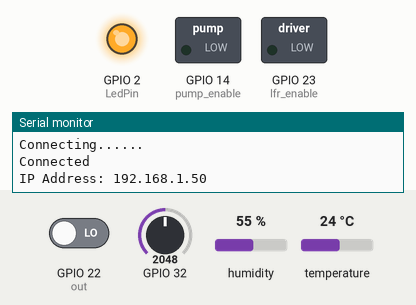
The sketch below on a simulated ESP32. Shown: switched loads named in the sketch (green lamp = pin HIGH), output pins drawn as LEDs (lit = HIGH), the last lines printed to the serial monitor. The test bench sets the inputs (shaded band); at power-on: GPIO 22 (out) LOW, GPIO 32 = 2048, humidity 55 %, temperature 24 °C. WiFi joins after 1.5 s; servers stay silent unless stated; pins used as bus, display or sensor lines are not drawn.

Above: at 3.1 s.
At 4.6 s:
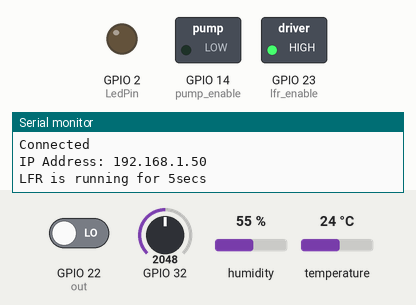
At 51.4 s:
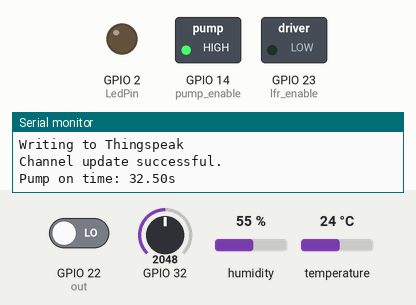
At 89.0 s:
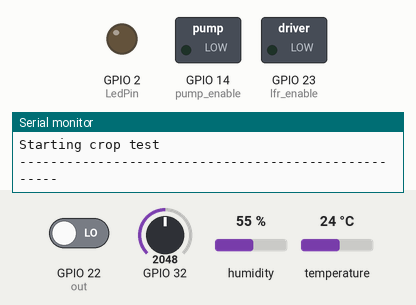
Timing chart, 0 to 90.5 s (numbered marks = the images above):
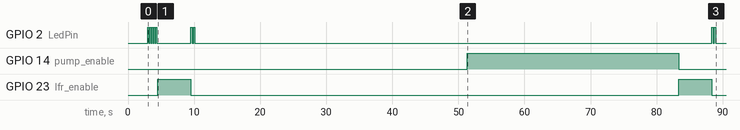

The sketch:

esp32_soil_monitoring_lfr.ino
```cpp
//the results of this porject can be enhanced by the use of few more sensors
//work in progress

#include <WiFi.h>
#include <Adafruit_Sensor.h>
#include <DHT.h>
#include <DHT_U.h>
#include <ThingSpeak.h>


char* ssid = "Redmi 9";
const char* password = "123454321";

char server[] = "api.thingspeak.com";
long unsigned int myChannelNumber = 2265999;
const char* writeAPIKey = "04I16J0U8L837ZDH";

WiFiClient client;

#define DHTPIN 4
#define DHTTYPE DHT11
#define LedPin 2
#define S0 5
#define S1 18
#define S2 19
#define S3 21
#define out 22
#define lfr_enable 23
#define pump_enable 14

int red_avg = 0;
int blue_avg = 0;
int green_avg = 0;
int write_success;
int pump_on_time;
DHT_Unified dht(DHTPIN, DHTTYPE);

void setup() {
  Serial.begin(9600);
  pinMode(LedPin, OUTPUT);
  pinMode(S0, OUTPUT);
  pinMode(S1, OUTPUT);
  pinMode(S2, OUTPUT);
  pinMode(S3, OUTPUT);
  digitalWrite(S0, HIGH);
  digitalWrite(S1, HIGH);
  pinMode(out, INPUT);
  pinMode(lfr_enable, OUTPUT);
  pinMode(pump_enable, OUTPUT);
  digitalWrite(pump_enable, LOW);
  connectWiFi();
  ThingSpeak.begin(client);
}

void loop() {
  run_lfr(5000);
  crop_test();
}

void crop_test(void)
{
  Serial.println("Starting crop test");
  Serial.println("----------------------------------------------------");
  sensors_event_t event;
  blinkX(2, 200);
  delay(10000); //insert the soil moisture sensor manually
  //we can use a rack and pinion steup and stepper motor to insert the soil moisture sensor

  int moisture_value = 0;

  //soil moisture
  for(int i = 0; i < 30; i++)
  {
    moisture_value += analogRead(32);
    delay(10);
  }
  moisture_value = moisture_value/(float)30.0;
  Serial.print("Analog Value of moisture sensor = ");
  Serial.println(moisture_value);
  Serial.print("Scaled down value");
  float moisture = ((4095 - moisture_value)/(float)2800.00)*100.00;
  Serial.println(moisture);

  //temperature and humidity
  dht.temperature().getEvent(&event);
  Serial.print("Temperature: ");
  Serial.print(event.temperature);
  Serial.println("°C");

  dht.humidity().getEvent(&event);
  Serial.print("Humidity: ");
  Serial.print(event.relative_humidity);
  Serial.println(" %");

  //color sensing
  int redPW = 0;
  int bluePW = 0;
  int greenPW = 0;
  for(int i = 0; i < 10; i++)
  {
    redPW += getRedPW();
    delay(10);
    bluePW += getBluePW();
    delay(10);
    greenPW += getGreenPW();
    delay(10);
  }

  red_avg = redPW/(float)10.0;
  blue_avg = bluePW/(float)10.0;
  green_avg = greenPW/(float)10.0;

  Serial.print("Red = ");
  Serial.print(red_avg);

  Serial.print("  - Green = ");
  Serial.print(green_avg);

  Serial.print("  - Blue = ");
  Serial.println(blue_avg);

  Serial.println("----------------------------------------------------------");
  Serial.println("");

  //thingspeak cloud
  ThingSpeak.setField(1, event.temperature);
  ThingSpeak.setField(2, event.relative_humidity);
  ThingSpeak.setField(6, moisture_value);
  ThingSpeak.setField(4, red_avg);
  Serial.println("Writing to Thingspeak");
  write_success = ThingSpeak.writeFields(myChannelNumber, writeAPIKey);
  if(write_success == 200)
  {
    Serial.println("Channel update successful.");
  }
  else
  {
    Serial.println("Problem updating channel. HTTP error code " + String(write_success));
  }
  Serial.println("");

  //nitrogen claculation
  float on_time = (130 - red_avg)/(float)4.0; //or on_time = k1(130 - red_avg)/(float)4.0 + k2(optimal_soil_moisture_value - current_soil_moisture_value)^2
  //k1 and k2 are the constants which the determine the strength of the influence of these factors soil_moisture and color value and can be adjusted
  //this relation is hypothetical on further data collecetion we can determine the actual relationships

  on_time = sqrt(on_time*on_time);
  pump_on_time = (unsigned long)on_time*1000;
  Serial.print("Pump on time: ");
  Serial.print(on_time);
  Serial.println("s");
  pump(pump_on_time);

  //additional info can be printed
  Serial.println("Finished crop testing");
  Serial.println("---------------------------------------------");
  Serial.println("");
}

//switching on the pump for a given time
void pump(unsigned long time_interval)
{
  unsigned long start_time = millis();
  while(time_interval >= (millis() - start_time))
  {
    digitalWrite(pump_enable, HIGH);
  }
  digitalWrite(pump_enable, LOW);
}

//running lfr for a given time
void run_lfr(unsigned long time_interval)
{
  unsigned long start_time = millis();
  Serial.print("LFR is running for ");
  Serial.print(time_interval/1000);
  Serial.println("secs");
  while(time_interval >= (millis() - start_time))
  {
    digitalWrite(lfr_enable, HIGH);
  }
  digitalWrite(lfr_enable, LOW);
}

//color sensor functions
int getRedPW() {
  digitalWrite(S2,LOW);
  digitalWrite(S3,LOW);
  int PW;
  PW = pulseIn(out, digitalRead(out) == HIGH ? LOW : HIGH);
  return PW;
}

int getGreenPW() {
  digitalWrite(S2,HIGH);
  digitalWrite(S3,HIGH);
  int PW;
  PW = pulseIn(out, digitalRead(out) == HIGH ? LOW : HIGH);
  return PW;
}

int getBluePW() {
  digitalWrite(S2,LOW);
  digitalWrite(S3,HIGH);
  int PW;
  PW = pulseIn(out, digitalRead(out) == HIGH ? LOW : HIGH);
  return PW;
}

//wifi connnection
void connectWiFi(){
    WiFi.begin(ssid, password);
    while (WiFi.status() != WL_CONNECTED){
        Serial.println("Connecting......");
        delay(3000);
    }
    Serial.println("Connected");
    Serial.print("IP Address: ");
    Serial.println(WiFi.localIP());
    blinkX(5,150);
}

//LED blink function
void blinkX(int numTimes, int delayTime){
    for (int g=0;g < numTimes;g++){
        digitalWrite(LedPin, HIGH);
        delay(delayTime);
        digitalWrite(LedPin, LOW);
        delay(delayTime);
    }
}
```

Measured:
- by itself, GPIO 2 (LedPin): HIGH → LOW at 3.2 s, → HIGH 0.15 s later, → LOW 0.15 s later, → HIGH 0.15 s later, … (17 changes in this stretch)
- by itself, GPIO 14 (pump_enable): LOW → HIGH at 51.3 s, → LOW 32.0 s later
- by itself, GPIO 23 (lfr_enable): alternates HIGH for 5.0 s and LOW for 73.9 s
